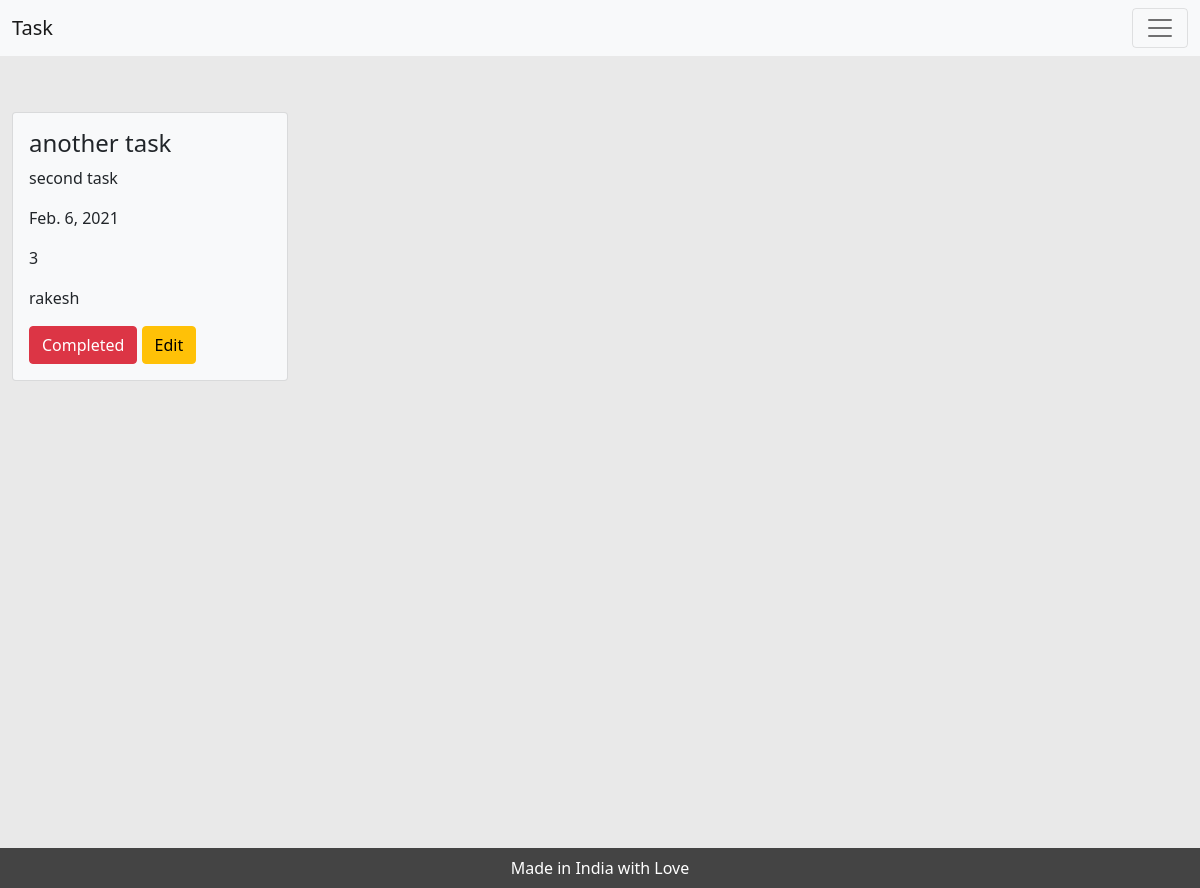
Page / (signed in) on the earlier database version.
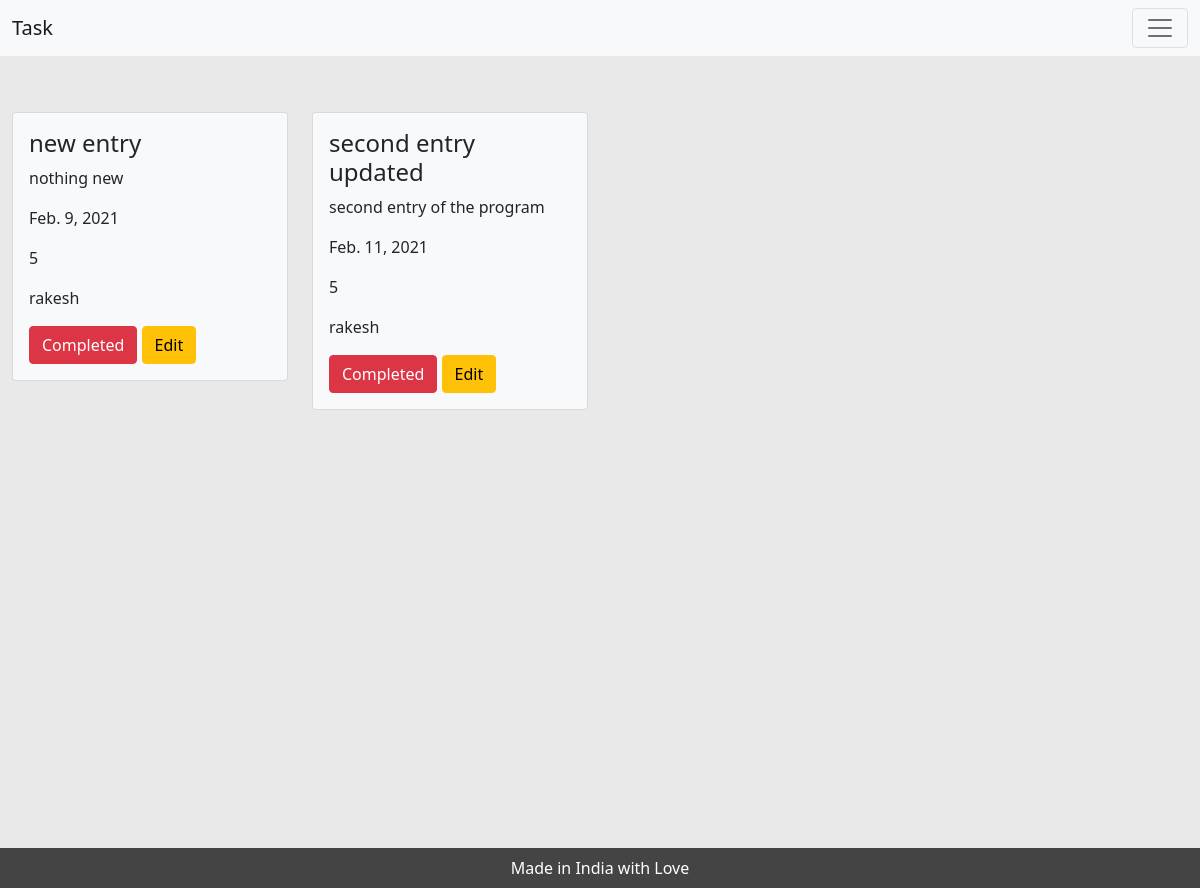
Same page on the later database version.
### ideaset/models.py (models this page shows, shortened)
class Task(models.Model):
  user = models.ForeignKey(User,on_delete=models.CASCADE)
  task_name = models.CharField(max_length=100)
  task_desc = models.CharField(max_length=100)
  task_date  = models.DateField()
  task_priority =models.IntegerField(default=1)

### ideaset/views.py (the view)
# urls.py: path('', index , name='index'),
def index(request):
  if request.user.is_authenticated:
    current_user = request.user
    tasks = Task.objects.all().filter(user__username=current_user.username).order_by('task_priority')
    print(tasks.count())
    if tasks.count()>=1:
      return render(request, 'ideaset/index.html',{'task_list':tasks})
    else:
      return render(request,'ideaset/add_task.html')
  else:
    return render(request, 'ideaset/index-blank.html')

### ideaset/templates/ideaset/index.html (shortened to what this page needs)
{% extends 'ideaset/base.html' %}
{% if task_list %}
  {% block content %}
    <div class="col-md-12" style="height:90vh;">
    <div class="row">
    {% for task in task_list %}
      <div class="col-md-3 mb-1 mt-2 ">
        <div class="card {% if task.task_priority <= 2 %} bg-danger {% else %}  bg-light {% endif %} ">
          <div class="card-body">
            <h4 class="card-title">{{task.task_name}}</h4>
            <p class="card-text">{{task.task_desc}}</p>
            <p>{{task.task_date}}</p>
            <p>{{task.task_priority}}</p>
            <p>{{task.user}}</p>
            <a class="btn btn-danger" href="{% url 'remove' task.id %}">Completed</a>
            <a class="btn btn-warning" href="{% url 'edit' task.id %}">Edit</a>
          </div>
        </div>
      </div>
    {% endfor %}
    </div>
    </div>
  {% endblock %}
{% else %}
      <h1>Please login to add/ check your Tasks</h1>
{% endif %}

### ideaset/templates/ideaset/base.html (shortened to what this page needs)
{% load static %}
<!DOCTYPE html>
<html lang="en">
<head>
  <link href="https://cdn.jsdelivr.net/npm/bootstrap@5.0.0-beta1/dist/css/bootstrap.min.css" rel="stylesheet">
  <link rel="stylesheet" href="{% static 'css/main.css' %}">
</head>
<body>
  <nav class="navbar navbar-expand-xxl navbar-light bg-light">
  <div class="container-fluid">
    <a class="navbar-brand" href="#">Task</a>
    <button class="navbar-toggler" type="button" data-bs-toggle="collapse" data-bs-target="#navbarSupportedContent" aria-controls="navbarSupportedContent" aria-expanded="false" aria-label="Toggle navigation">
      <span class="navbar-toggler-icon"></span>
    </button>
  </div>
</nav>
<div class="container-fluid mt-5 mb-4">
  <div class="row">
      {% block content %}
      {% endblock %}
  </div>
</div>
<section id ="footer">
  <div class="container-fluid">
  <div class="row">
    <div class="col-md-12">
        <p class="text-center">Made in India with Love</p>
    </div>
  </div>
</div>
</section>
</body>
</html>

### ideaset/static/css/main.css (style rules this page uses)
body { background:#e9e9e9; }
#footer { background:#444;height:40px; }
#footer p { margin:0; padding:0;color:#fff;line-height:40px; }

Differences in the rows shown:
removed Task: task_name "another task", task_desc "second task", task_date "Feb. 6, 2021", task_priority "3", user "rakesh"
added Task: task_name "new entry", task_desc "nothing new", task_date "Feb. 9, 2021", task_priority "5", user "rakesh"
added Task: task_name "second entry updated", task_desc "second entry of the program", task_date "Feb. 11, 2021", task_priority "5", user "rakesh"
